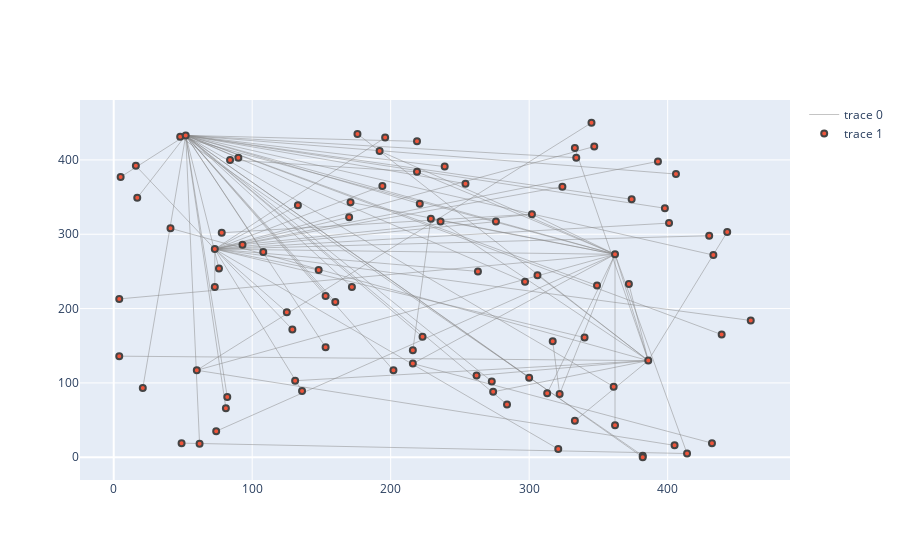

Notebook code cell kept with this figure:
### Code cell
# START get depth of the data
depth = 4
data = list(filter(lambda x: parsed_dict[x]['finalParent'] == 'MASTER' and
                   parsed_dict[x]['depth'] < depth,
                     parsed_dict.keys()))
print(data)
newData = set(data)
for i in data:
    newData.add(parsed_dict[i]['parent'])
for i in newData:
    local_depth = depth
    parent = parsed_dict[i]['parent']
    local = i
    if parent == None or i == None:
        continue

    while local_depth >= 0:
        edges.append((local, parent))
        if i in newData or parent in newData:
            nodes.add(i)
            nodes.add(parent)
        if i:
            parent = parsed_dict[i]['parent']
        else:
            edges.append((local, ''))
            nodes.add(i)
            nodes.add(parent)
            nodes.add('SourceOfGraph')
            break
        local_depth -= 1
            
# END get depth of the data
            
G = nx.Graph()
G.add_nodes_from(list(nodes))
pos = {v: [random.randint(0, len(edges)) for i in range(dim)] for v in nodes} # TODO this is not good in here 
nx.set_node_attributes(G, pos, "pos")

G.add_edges_from(edges)

edge_x = []
edge_y = []
for edge in G.edges():
    print(G.nodes)
    x0, y0 = G.nodes[edge[0]]['pos']
    x1, y1 = G.nodes[edge[1]]['pos']
    edge_x.append(x0)
    edge_x.append(x1)
    edge_x.append(None)
    edge_y.append(y0)
    edge_y.append(y1)
    edge_y.append(None)

edge_trace = go.Scatter(
    x=edge_x, y=edge_y,
    line=dict(width=0.5, color='#888'),
    mode='lines')
node_x = []
node_y = []
for node in nodes:
    x, y = G.nodes[node]['pos']
    node_x.append(x)
    node_y.append(y)


node_trace = go.Scatter(
    x=node_x, y=node_y,
    mode='markers',
    hoverinfo='text',
    marker=dict(line_width=2))

node_adjacencies = []
node_text = []
for node in G.nodes():
    node_text.append(node)

node_trace.text = node_text

fig = go.Figure(data=[edge_trace, node_trace],
             layout=go.Layout(
                titlefont_size=16))
fig.show()

### Figure 1 — Plotly figure (JSON) as saved in the notebook; plotly's stock layout.template omitted (floating-point values rounded to 4 significant figures; data arrays with more than 128 entries replaced by an {"elided": "..."} marker saying what was removed)
{"data": [{"line": {"color": "#888", "width": 0.5}, "mode": "lines", "type": "scatter", "x": {"elided": "276 int values"}, "y": {"elided": "276 int values"}}, {"hoverinfo": "text", "marker": {"line": {"width": 2}}, "mode": "markers", "text": ["SUGRIB", "SUVWRK", "SUMSC", "ALLOCATE_EMPTY_TRAJECTORY", "supergom_final%class_supergom", "SUDIMF2", "SUCT1", "MODEL_MOD", "DEALXMO", "GSTATS_OUTPUT_IFS", ">MPL-GATHER", "SU0YOMB", "SUNUD", "SUALDYN_DDH", "SU1YOM", "FIELD_CONTAINER_GP_MOD", "SURLX", "IOSTREAM_MIX:IOSTREAM_STATS", "SUMP0", "SUDIM_TRAJ", "FINAL_STATS", "SUCT0", "YOE_CUCONVCA", "YOMGWDIAG", "SUFP_CTL", "SUTRANS0", "CNT1", "SUMCUF", "supergom_final", "SURES", "OPDIS", "SPNG_MOD", "YOMCSGEOM", "SUALSPA", "SUIAU", "MASTER", "supergom_destroy", "FIELDS_MOD", "MTRAJ_MOD", "SUTRAJP", "SU_GRIB_API", "IOSTREAM_MIX:CLOSE_IOSTREAM", "SUVAREPS", "YEMLBC_INIT", "GRIB_HANDLES_MOD", "SUOPH", "CNT0", "SURINC", "INI_SPP", "SUCST_IFSAUX", "SURIP0", "SUSAVTEND", "SUDIMF1", "SUSC2C", "SUETLDIAG", "GET_SPP_CONF", "SUALLO", "SU_SURF_FLDS", "YOMGSGEOM", "SUINI", "MODEL_MOD:MODEL_DELETE", "FALSIFY_SURF_FLDS", "SUSPVARIABLES", "SUJFH", "YOMCST", "SURAND1", "SUIOS", "SUPP", "SUIOSTREAM", "SUALGCO", "SULSFORC", "SUCHET", "SUTIM", "SUDIMO", "SUALMDH", "IFLUSHFDBSUBS", "SUMDDH", "SU0YOMA", "GEOMETRY_MOD", "GEOMETRY_MOD:GEOMETRY_DELETE", "TESTVAR_MIX", "SUMCC", "SULUN", "SUALNUD", "SUALTDH", "SUPPVI", "FIELDS_MOD:FIELDS_DELETE", "SUECHK", "MODULE_RADTC_MIX", "SUMPINI_PRT", "SUINTFLEX", "IFS_INIT"], "type": "scatter", "x": [82, 460, 430, 439, 48, 443, 73, 216, 93, 171, 432, 52, 306, 81, 84, 90, 406, 216, 196, 262, 414, 16, 5, 160, 276, 401, 219, 349, 313, 76, 49, 17, 405, 153, 221, 4, 382, 192, 74, 4, 382, 322, 239, 136, 340, 333, 362, 347, 254, 170, 129, 372, 333, 398, 263, 300, 131, 236, 345, 393, 229, 78, 202, 324, 133, 153, 21, 172, 374, 334, 433, 274, 321, 62, 273, 317, 108, 386, 362, 60, 361, 41, 148, 284, 297, 125, 302, 176, 219, 194, 223, 73], "y": [81, 184, 298, 165, 431, 303, 229, 144, 286, 343, 19, 433, 245, 66, 400, 403, 381, 126, 430, 110, 5, 392, 377, 209, 317, 315, 384, 231, 86, 254, 19, 349, 16, 148, 341, 213, 2, 412, 35, 136, 0, 85, 391, 89, 161, 49, 273, 418, 368, 323, 172, 233, 416, 335, 250, 107, 103, 317, 450, 398, 321, 302, 117, 364, 339, 217, 93, 229, 347, 403, 272, 88, 11, 18, 102, 156, 276, 130, 43, 117, 95, 308, 252, 71, 236, 195, 327, 435, 425, 365, 162, 280]}], "layout": {"title": {"font": {"size": 16}}}}
